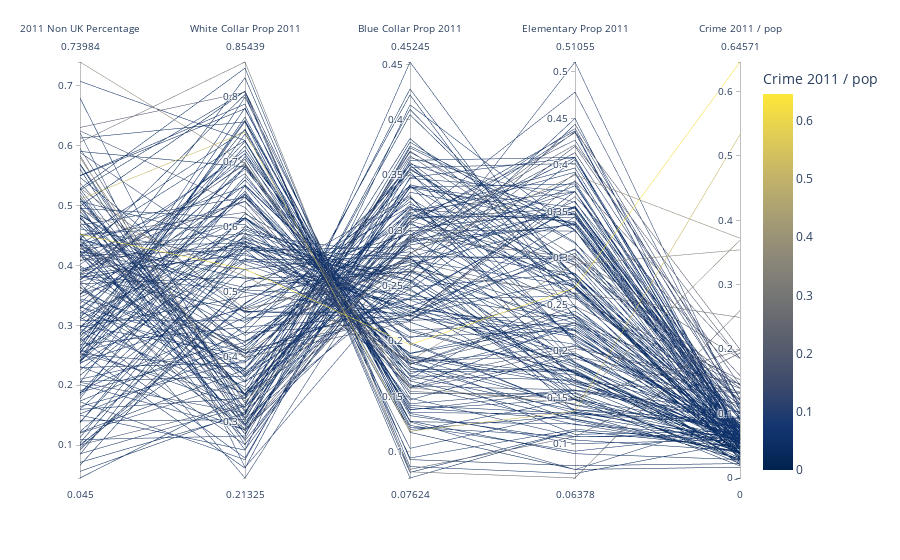

This figure's notebook cell:
### Code cell
pd.DataFrame.iteritems = pd.DataFrame.items #workaround due to version changes of Databricks Runtime
#grid_clip2['V_High'] = (grid_clip2[ 'Median Price Per Area'] > 12000).astype(int)

sampled_df = crime_final.sample(n=200, random_state=42)
fig = px.parallel_coordinates(sampled_df,
                            dimensions=['2011 Non UK Percentage', 'White Collar Prop 2011','Blue Collar Prop 2011','Elementary Prop 2011', 'Crime 2011 / pop' ],
                            color='Crime 2011 / pop',  # Change the color based on 'Crime 2011 / pop' column
                            color_continuous_scale=('Cividis'))  # Change the color scale if needed))
fig. show()

### Figure 1 — Plotly figure (JSON) as saved in the notebook; plotly's stock layout.template omitted (floating-point values rounded to 4 significant figures; data arrays with more than 128 entries replaced by an {"elided": "..."} marker saying what was removed)
{"data": [{"dimensions": [{"label": "2011 Non UK Percentage", "values": {"elided": "200 float values"}}, {"label": "White Collar Prop 2011", "values": {"elided": "200 float values"}}, {"label": "Blue Collar Prop 2011", "values": {"elided": "200 float values"}}, {"label": "Elementary Prop 2011", "values": {"elided": "200 float values"}}, {"label": "Crime 2011 / pop", "values": {"elided": "200 float values"}}], "domain": {"x": [0, 1], "y": [0, 1]}, "line": {"color": {"elided": "200 float values"}, "coloraxis": "coloraxis"}, "name": "", "type": "parcoords"}], "layout": {"coloraxis": {"colorbar": {"title": {"text": "Crime 2011 / pop"}}, "colorscale": [[0, "#00224e"], [0.1111, "#123570"], [0.2222, "#3b496c"], [0.3333, "#575d6d"], [0.4444, "#707173"], [0.5556, "#8a8678"], [0.6667, "#a59c74"], [0.7778, "#c3b369"], [0.8889, "#e1cc55"], [1, "#fee838"]]}, "legend": {"tracegroupgap": 0}, "margin": {"t": 60}}}
